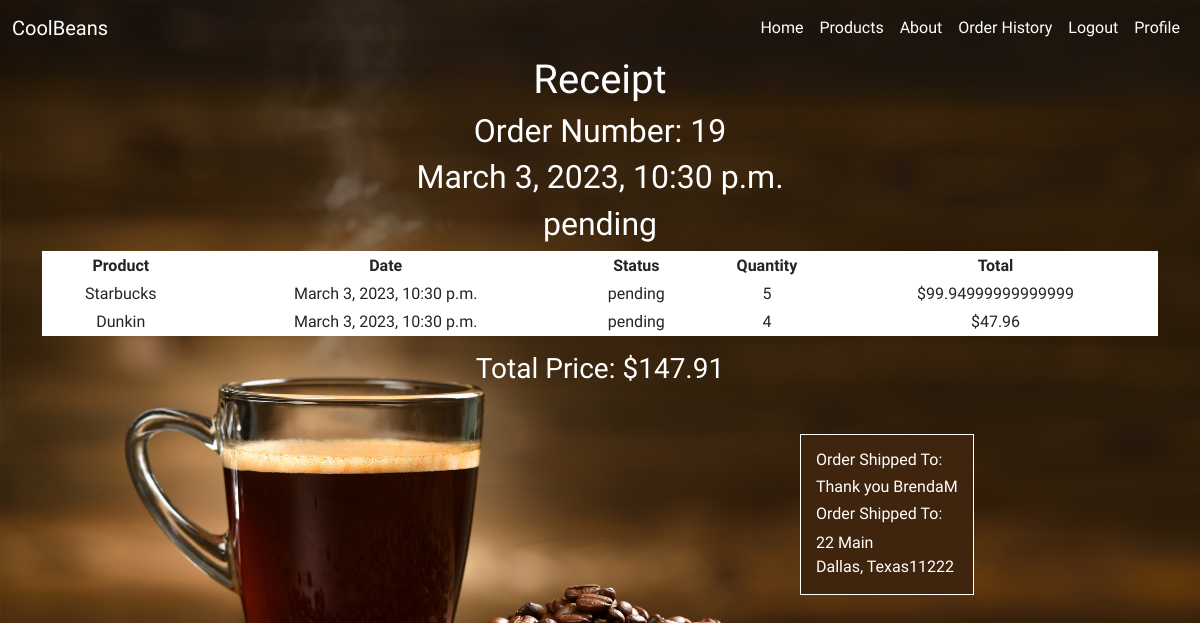
Page /receipt/19 (signed in) on the committed database.
### beansapp/models.py (models this page shows, shortened)
class Order(models.Model):
    STATUS = (
        ('Pending','Pending'),
        ('Out for delivery','Out for delivery'),
        ('Delivered','Delivered'),)
    addressee = models.ForeignKey(Addressee,on_delete=models.SET_NULL,null=True)
    guest = models.ForeignKey(Guest,on_delete=models.SET_NULL,null=True)
    date = models.DateTimeField(auto_now_add=True)
    status = models.CharField(max_length=200, null=True, choices=STATUS, default='pending')
    def get_order_items(self):
        return self.orderitem_set.all()
    def get_total(self):
        orderitems = self.orderitem_set.all()
        total = 0
        for item in orderitems:
            total += item.product.price * item.quantity
        return round(total,2)

class OrderItem(models.Model):
    product = models.ForeignKey(Product, on_delete=models.SET_NULL, null=True)
    order = models.ForeignKey(Order, on_delete=models.CASCADE,null=True)
    quantity = models.IntegerField(default=0, null=True, blank=True)
    def get_total(self):
        total = self.product.price * self.quantity
        return total

class Product(models.Model):
    types = models.ManyToManyField(Tag)
    name = models.CharField(max_length=30)
    description = models.CharField(max_length=200)
    image = models.ImageField(null=True,blank=True)
    price = models.FloatField()
    def __str__(self):
        return self.name

class Addressee(AbstractUser):
    address = models.CharField(max_length=15)
    city = models.CharField(max_length=15)
    state = models.CharField(max_length=15)
    zipcode = models.IntegerField(null=True)
    phone_number = PhoneField(blank=True, null=True)

### beansapp/views.py (the view)
# urls.py: path('receipt/<int:id>', ReceiptView.as_view(), name='receipt' ),
class ReceiptView(View):
    def get (self,request,id):
        order = Order.objects.get(id=id)
        orderitems = order.orderitem_set.all()
        item_total = Order.get_order_items(order)
        order_price = round(Order.get_total(order),2)
        username = request.user.username
        html_data={
            'order':order,
                'items':orderitems,
                'order_total': item_total,
                'order_price': order_price,
                'username':username,
            }
        return render(
        request= request,
        template_name= "receipt.html",
        context= html_data
        )

### beansapp/templates/receipt.html (shortened to what this page needs)
{% extends 'main.html' %}
{% block content%}
{% load static %}
<div class="container">
  <h1>Receipt</h1>
<h2>Order Number: {{order.id}}</h2>
<h2>{{order.date}}</h2>
<h2>{{order.status}}</h2>
<table class="info table table-sm text-center">
    <tr>
      <th>Product</th>
      <th>Date</th>
      <th>Status</th>
      <th>Quantity</th>
      <th>Total</th>
    </tr>
    {% for item in items %}
    <tr>
      <td>{{item.product}}</td>
      <td>{{order.date}}</td>
      <td>{{order.status}}</td>
      <td>{{item.quantity}}</td>
      <td>${{item.get_total}}</td>
    </tr>
    {% endfor %}
</table>
<h3>Total Price: ${{order.get_total}}</h3>
</div>
<div class="shipping">
  <h6> Order Shipped To:</h6>
  {% if username %}
  <h6>Thank you {{order.addressee.first_name}}{{order.addressee.last_name}}</h6>
  <h6> Order Shipped To:</h6>
    <p>{{order.addressee.address}}</p>
    <p>{{order.addressee.city}}, {{order.addressee.state}}{{order.addressee.zipcode}}</p>
  {% else %}
    <h6>Thank you {{order.guest.first_name}} {{order.guest.last_name}}</h6>
    <p>{{order.guest.address}}</p>
    <p>{{order.guest.city}}, {{order.guest.state}} {{order.guest.zipcode}}</p>
  {% endif %}
  </div>
 {% endblock %}

### beansapp/templates/receipt.html (style rules this page uses)
.container { display: flex; align-items: center; flex-direction: column; }
.info,.shipping { background-color: #40250E; color: white; border: 1px solid white; }
.shipping { display: inline-block; padding: 15px; margin-top: 50px; position: relative; left: 800px; bottom: 10px; }
p { margin: 0; }

### beansapp/templates/main.html (style rules this page uses)
body { background-image:url("../static/images/landingnew.jpg"); background-size:cover; background-position: bottom; background-repeat: no-repeat; font-family: 'Limelight', cursive; color:#fff; }

### rows in the picture
Order: id "19", date "March 3, 2023, 10:30 p.m.", status "pending", get_total "147.91", addressee.first_name "Brenda", addressee.last_name "M", addressee.address "22 Main", addressee.city "Dallas", addressee.state "Texas", addressee.zipcode "11222"
OrderItem: product "Starbucks", quantity "5", get_total "99.94999999999999"
OrderItem: product "Dunkin", quantity "4", get_total "47.96"
